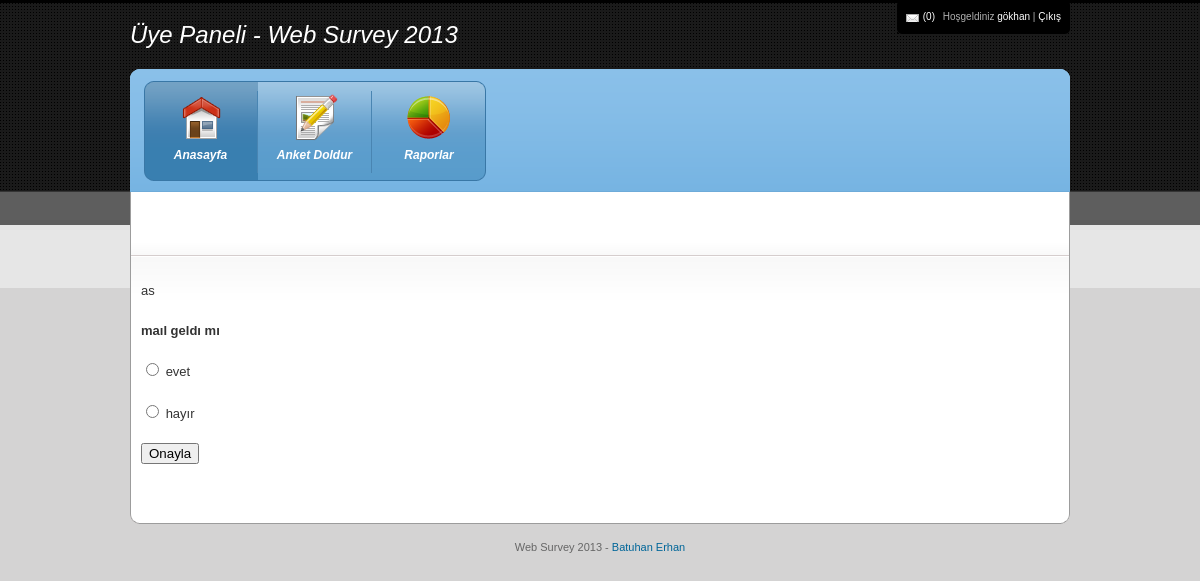
Screenshot of /uindex.php?s=anketdoldur&sa=2 (signed in) with the database file from the repository.
### tables this page shows
CREATE TABLE IF NOT EXISTS `uyelik` (
  `id` int(11) NOT NULL AUTO_INCREMENT,
  `adi_soyadi` varchar(255) NOT NULL,
  `numara` int(11) NOT NULL,
  `bolum_id` int(11) NOT NULL,
  `yas` int(11) NOT NULL,
  `mail` varchar(255) NOT NULL,
  `sifre` varchar(255) NOT NULL,
  `onay` int(11) NOT NULL DEFAULT '0',
  `danisman_id` int(11) NOT NULL,
  PRIMARY KEY (`id`)
);

CREATE TABLE IF NOT EXISTS `anket` (
  `id` int(11) NOT NULL AUTO_INCREMENT,
  `anket` varchar(255) NOT NULL,
  `aciklama` text NOT NULL,
  `kategori_id` int(11) NOT NULL,
  `tarih` date NOT NULL,
  `anketor_id` int(11) NOT NULL,
  PRIMARY KEY (`id`)
);

CREATE TABLE IF NOT EXISTS `sorular` (
  `id` int(11) NOT NULL AUTO_INCREMENT,
  `soru` varchar(255) NOT NULL,
  `siralama` int(11) NOT NULL,
  `anket_id` int(11) NOT NULL,
  PRIMARY KEY (`id`)
);

CREATE TABLE IF NOT EXISTS `siklar` (
  `id` int(11) NOT NULL AUTO_INCREMENT,
  `adi` varchar(255) NOT NULL,
  `tip` int(11) NOT NULL,
  `siralama` int(11) NOT NULL,
  `soru_id` int(11) NOT NULL,
  PRIMARY KEY (`id`)
);

### uindex.php (the view, shortened to what this page needs)
<?php
	if($_SESSION["u_id"]){
	$u_al = mysql_fetch_assoc(mysql_query("SELECT * FROM uyelik where id='$_SESSION[u_id]'"));
	$mesaj = mysql_fetch_assoc(mysql_query("SELECT COUNT(*) as say FROM umesaj where kime='$_SESSION[u_id]'"));
?>
<!DOCTYPE html PUBLIC "-//W3C//DTD XHTML 1.0 Transitional//EN" "http://www.w3.org/TR/xhtml1/DTD/xhtml1-transitional.dtd">
<html xmlns="http://www.w3.org/1999/xhtml">
<head>
<link rel="stylesheet" type="text/css" href="css/960.css" />
<link rel="stylesheet" type="text/css" href="css/reset.css" />
<link rel="stylesheet" type="text/css" href="css/text.css" />
<link rel="stylesheet" type="text/css" href="css/blue.css" />
<link type="text/css" href="css/smoothness/ui.css" rel="stylesheet" />
</head>
<body>
<div class="container_16" id="wrapper">
	<div class="grid_8" id="logo">Üye Paneli - Web Survey 2013</div>
    <div class="grid_8">
      <div id="user_tools"><span><a href="uindex.php?s=umesaj&id=<?=$u_al["id"]?>" class="mail">(<?=$mesaj["say"];?>)</a> Hoşgeldiniz <a href="uindex.php?s=uyeduzenle&id=<?=$u_al["id"]?>"><?php echo $u_al["adi_soyadi"]; ?></a> |  <a href="uindex.php?s=cikis&u=1">Çıkış</a></span></div>
    </div>
<div class="grid_16" id="header">
<div id="menu">
	<ul class="group" id="menu_group_main">
		<li class="item first" id="one"><a href="uindex.php" class="main current"><span class="outer"><span class="inner dashboard">Anasayfa</span></span></a></li>
        <li class="item middle" id="two"><a href="uindex.php?s=anketdoldur" class="main"><span class="outer"><span class="inner content">Anket Doldur</span></span></a></li>
        <li class="item last" id="three"><a href="uindex.php?s=rapor"><span class="outer"><span class="inner reports png">Raporlar</span></span></a></li>
    </ul>
</div>
</div>
    <div class="grid_16" id="content">
    <div id="portlets">
    <?php
			if($_GET["s"]=="cikis"){
				include("cikis.php");
			}else if($_GET["s"]=="uyeduzenle"){
				include("uyeduzenle.php");
			}else if($_GET["s"]=="umesaj"){
				include("umesaj.php");
			}else if($_GET["s"]=="anketdoldur"){
				include("anketdoldur.php");
			}else if($_GET["s"]=="rapor"){
				include("rapor.php");
			}else{
				include("u.php");
			}
					?>
   </div>
  </div>
</div>
<div class="container_16" id="footer">
Web Survey 2013 - <a href="#">Batuhan Erhan</a></div>
</body>
</html>
<?php
	}
?>

### anketdoldur.php (shortened to what this page needs)
<?php
	$ip = $_SERVER['REMOTE_ADDR'];
?>
<p><br><br>
<?php
$anket_sn = mysql_fetch_assoc(mysql_query("SELECT * FROM anket where id='".$_GET["sa"]."'"));
if($_GET["sa"] && $anket_sn){
	$ip_kn = mysql_fetch_assoc(mysql_query("SELECT * FROM ip_kontrol where anket_id='".$_GET["sa"]."' and ip='".$ip."'"));
	if(!$ip_kn || $ip_sn==1){
	$a_al = mysql_fetch_assoc(mysql_query("SELECT * FROM anket where id='$_GET[sa]'"));
if($ip_sn!=1){
?>
<div id="anaKapsayici">
	<div id="orta" class="ortala">
    <form method="post" enctype="multipart/form-data" name="example" action="<?=$PHP_SELF;?>">
	  <table><tr><td><div class="sayfaAciklamasi">
				<p><?=$a_al["aciklama"];?></p>
	  </div></td></tr>
      <?php
	  $s = mysql_query("select * from sorular where anket_id='".$_GET["sa"]."' order by siralama");
while ($lis = mysql_fetch_array($s)) {
	  ?>
      <tr><td>
<h3 class="genelBaslik"><?=$lis["soru"];?></h3>
				<?php
              $sik = mysql_query("select * from siklar where soru_id=$lis[id] order by siralama");
			  $i=1;
        	   while ($siklis = mysql_fetch_array($sik)) {
				   if($siklis["tip"]==1){
                ?>
				<p><input type="radio" name="<?=$lis["id"];?>" value="<?=$siklis["id"];?>"> <?=$siklis["adi"];?></p>
                <?php
				   }else if($siklis["tip"]==2){
				   $i++;
				?>
               <p><input type="checkbox" name="<?=$lis["id"]."-".$i;?>" value="<?=$siklis["id"];?>"> <?=$siklis["adi"];?></p>
                <?php
                	}else if($siklis["tip"]==4){
				?>
               <p><input type="text" name="<?=$lis["id"];?>" value="<?=$siklis["id"];?>"> <?=$siklis["adi"];?></p>
                <?php
                	}else if($siklis["tip"]==9){
				?>
               <p><TEXTAREA NAME="<?=$lis["id"];?>" COLS=40 ROWS=6></TEXTAREA> <?=$siklis["adi"];?></p>
                <?php
                	}
				}
				?>
	 </td></tr>
     <?php
	}
	 ?>
     <tr><td><p><input type="submit" class="buton" name="onay" id="onay" value="Onayla" /></p></td></tr>
     </table></form>
  </div>
</div>
    <?php
}
	}else{
		echo "<center>Daha onceden bu anketi Doldurdunuz.</center>";
	}
}
	?>

### css/960.css (style rules this page uses)
.container_12,.container_16 { margin-left:auto;margin-right:auto;width:960px }
.grid_1,.grid_2,.grid_3,.grid_4,.grid_5,.grid_6,.grid_7,.grid_8,.grid_9,.grid_10,.grid_11,.grid_12,.grid_13,.grid_14,.grid_15,.grid_16 { display:inline;float:left;margin-left:10px;margin-right:10px }
.container_12 .grid_6,.container_16 .grid_8 { width:460px }
.container_12 .grid_12,.container_16 .grid_16 { width:940px }

### css/text.css (style rules this page uses)
body { font:13px/1.5 "Trebuchet MS", Arial, Helvetica, sans-serif }
h3 { font-size:21px }
ul { list-style:disc }
li { margin-left:0px }
p,dl,hr,h1,h2,h3,h4,h5,h6,ol,ul,pre,table,address,fieldset { margin-bottom:20px }

### css/blue.css (style rules this page uses)
body { background:url(../images/bg.gif) repeat-x left top #d4d3d3; font-family:"Trebuchet MS", Arial, Helvetica, sans-serif; font-size: 13px; color: #333; }
a, a:active, a:link, a:visited { text-decoration:none; color: #069; }
#logo { font-size:24px; font-style:italic; font-weight:normal; color:white; line-height:69px; }
#header { background:url(../images/bg_header_blue.gif) left top no-repeat; height:123px; }
#content { background:url(../images/bg_content.gif) left top repeat-x #FFFFFF; width:938px !important; border-left:1px solid #9c9c9c; border-right:1px solid #9c9c9c; padding: 10px 0px; }
#wrapper { padding-bottom:10px !important; background:url(../images/bg_content_bottom.gif) center bottom no-repeat; }
#footer { text-align:center; padding:15px 0px; color: #666; font-size:11px; }
h3 { font-size: 13px !important; }
#user_tools { background:url(../images/bg_usertools_right.gif) right top no-repeat; height:34px; padding-right:9px; float:right; }
#user_tools span { background:url(../images/bg_usertools_left.gif) left top no-repeat #000000; height:34px; padding-left:9px; line-height: 34px; font-size:10px; color: #b0b0b0; display:block; float:right; }
#user_tools a { color: #FFF; text-decoration:none; }
#user_tools a.mail { background: url(../images/icon_mail_small.gif) left 2px no-repeat; padding-left:17px; margin-right:5px; }
#menu { float: left; }
#menu ul.group { margin: 12px 0px 0px 14px; padding: 0px 0px 0px; list-style: none; float: left; z-index:4; }
#menu ul.group li { display: inline; float: left; position: static; z-index: 5; margin-left:0px !important; }
#menu ul.group li a { display: block; float: left; height: 100px; width: 114px; overflow:hidden; font-size: 12px; font-weight: bold; font-style: italic; color: white; text-decoration:none; text-align:center; z-index:6; }
#menu ul.group li a * { cursor: pointer; }
#menu ul.group li a span.outer { display: block; height: 90px; padding-top: 10px }
#menu ul.group li a span.inner { display: block; padding: 55px 10px 9px 10px; white-space: nowrap; background-repeat: no-repeat; background-position: 50% 3px; }
#menu ul.group li a { background:url('../images/navigation_background_blue.gif') repeat-x top left; }
#menu ul.group li.first a { background:url('../images/navigation_first_blue.gif') no-repeat top left; }
#menu ul.group li.last a { background:url('../images/navigation_last_blue.gif') no-repeat top right; }
#menu ul.group li.last a span.inner { border: none !important; }
#menu ul.group li a:hover, #menu ul.group li a.hover { background-position: bottom left; text-decoration: none; }
#menu ul.group li.last a:hover, #menu ul.group li.last a.hover { background-position: bottom right; }
#menu ul.group li a.current { background-position: bottom left; text-decoration: none; }
#menu ul.group li.first a.current { background-position: bottom left; }
#menu ul.group li a span.inner { border-right: 1px solid #4985b2; }
#menu .dashboard { background-image: url(../images/icon_dashboard.png); background-repeat: no-repeat; }
#menu .content { background-image: url(../images/icon_edit.png); background-repeat: no-repeat; }
#menu .reports { background-image: url(../images/icon_reports.png); background-repeat: no-repeat; }
#portlets { padding:0px 10px; }

### rows the page displays
uyelik: adi_soyadi "gökhan"
anket: aciklama "as"
sorular: soru "maıl geldı mı"
siklar: adi "evet"
siklar: adi "hayır"

### other values shown
$mesaj["say"] "0"
